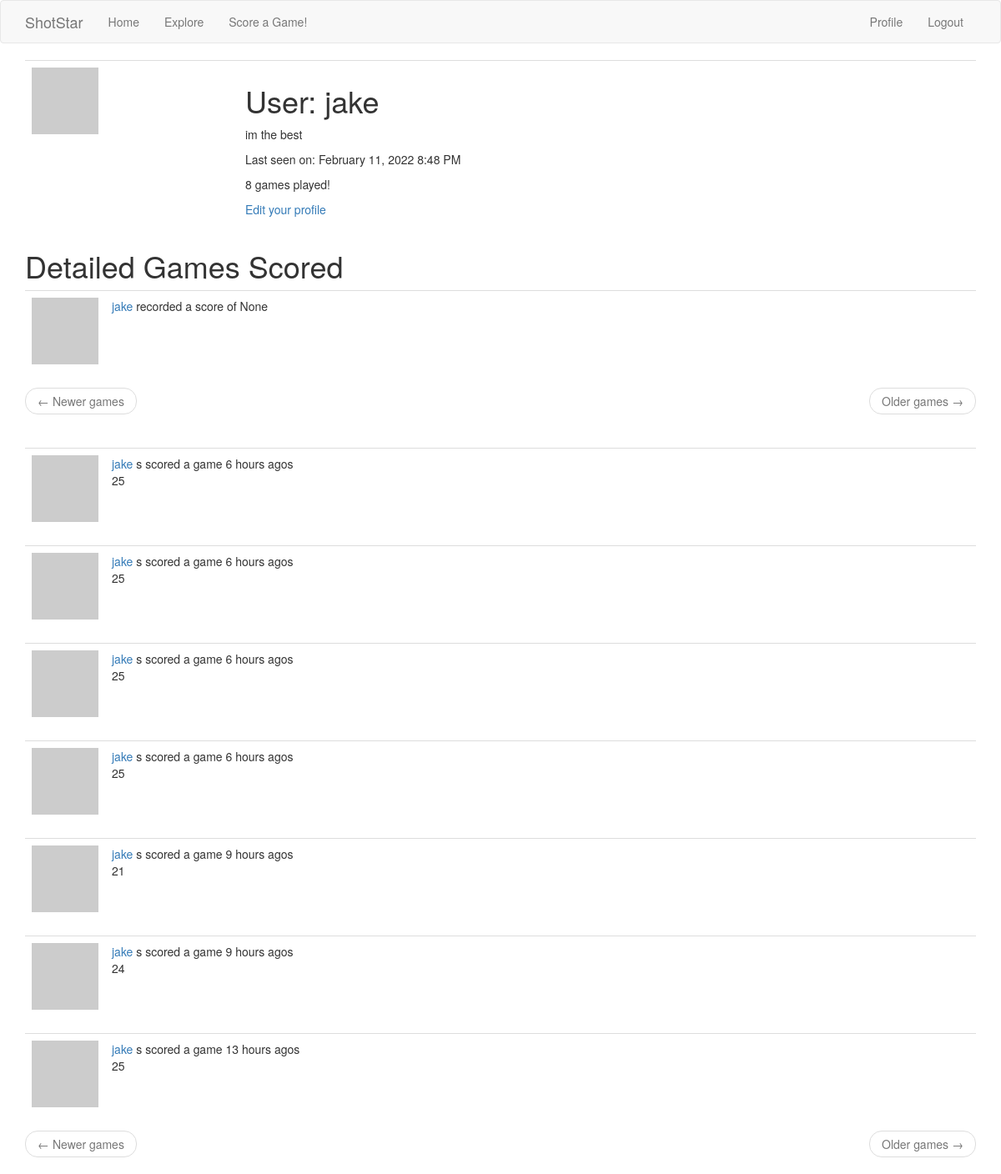
The page /user/jake (signed in) on the database its author committed.
### app/models.py (models this page shows, shortened)
class User(db.Model, UserMixin):
    id = db.Column(db.Integer, primary_key=True)
    username = db.Column(db.String(64), index=True, unique=True)
    email = db.Column(db.String(120), index=True, unique=True)
    password_hash = db.Column(db.String(128))
    games_played = db.relationship('Game', backref='owner', lazy='dynamic')
    scored_games_played = db.relationship('Scored_Game', backref='owner', lazy='dynamic')
    about_me = db.Column(db.String(140))
    last_seen = db.Column(db.DateTime, default=datetime.utcnow)
    def avatar(self, size):
        digest = md5(self.email.lower().encode('utf-8')).hexdigest()
        return 'https://www.gravatar.com/avatar/{}?d=identicon&s={}'.format(
            digest, size)

class Scored_Game(db.Model):
    id = db.Column(db.Integer, primary_key=True)
    date_played = db.Column(db.Date)
    number_of_players = db.Column(db.Integer)
    starting_position = db.Column(db.Integer)
    auto_or_manual = db.Column(db.Boolean)
    file_name = db.Column(db.String(120))
    timestamp = db.Column(db.DateTime, default=datetime.utcnow)
    score = db.Column(db.Integer, default=0)
    user_id = db.Column(db.Integer, db.ForeignKey('user.id'))

class Game(db.Model):
    id = db.Column(db.Integer, primary_key=True)
    score = db.Column(db.Integer)
    date_played = db.Column(db.Date, index=True)
    timestamp = db.Column(db.DateTime, index=True, default=datetime.utcnow)
    user_id = db.Column(db.Integer, db.ForeignKey('user.id'))

### app/main/routes.py (the view)
@bp.route('/user/<username>')
@login_required
def user(username):
    user = User.query.filter_by(username=username).first_or_404()
    page = request.args.get('page', 1, type=int)
    games = user.games_played.order_by(Game.timestamp.desc()).paginate(page, current_app.config['GAMES_PER_PAGE'],
                                                                       False)
    scored_games = user.scored_games_played.order_by(Scored_Game.timestamp.desc()).paginate(page, current_app.config[
        'GAMES_PER_PAGE'], False)
    games_next_url = url_for('main.user', username=user.username, page=games.next_num) if games.has_next else None
    games_prev_url = url_for('main.user', username=user.username, page=games.prev_num) if games.has_prev else None
    scored_games_next_url = url_for('main.user', username=user.username,
                                    page=scored_games.next_num) if scored_games.has_next else None
    scored_games_prev_url = url_for('main.user', username=user.username,
                                    page=scored_games.prev_num) if scored_games.has_prev else None
    form = EmptyForm()
    return render_template('user.html', user=user, games=games.items, scored_games=scored_games.items,
                           games_next_url=games_next_url, games_prev_url=games_prev_url,
                           scored_games_next_url=scored_games_next_url, scored_games_prev_url=scored_games_prev_url,
                           form=form)

### app/main/routes.py (called while the page is built)
@bp.before_app_request
def before_request():
    if current_user.is_authenticated:
        current_user.last_seen = datetime.utcnow()
        db.session.commit()

### app/models.py (called while the page is built)
@login.user_loader
def load_user(id):
    return User.query.get(int(id))

### app/templates/user.html
{% extends "base.html" %}
{% block app_content %}
    <table class="table table-hover">
        <tr>
            <td width="256px"><img src="{{ user.avatar(256) }}"></td>
            <td>
                <h1>User: {{ user.username }}</h1>
                {% if user.about_me %}<p>{{ user.about_me }}</p>{% endif %}
                {% if user.last_seen %}<p>Last seen on: {{ moment(user.last_seen).format('LLL') }}</p>{% endif %}
                <p>{{ user.games_played.count() + user.scored_games_played.count() }} games played!</p>
                {% if user == current_user %}
                <p><a href="{{ url_for('main.edit_profile') }}">Edit your profile</a></p>
                {% endif %}
            </td>
        </tr>
    </table>
    {% for scored_game in scored_games %}
        {% include '_scored_game.html' %}
    {% endfor %}
    <nav aria-label="...">
        <ul class="pager">
            <li class="previous{% if not scored_games_prev_url %} disabled{% endif %}">
                <a href="{{ scored_games_prev_url or '#' }}">
                    <span aria-hidden="true">&larr;</span> Newer games
                </a>
            </li>
            <li class="next{% if not scored_games_next_url %} disabled{% endif %}">
                <a href="{{ scored_games_next_url or '#' }}">
                    Older games <span aria-hidden="true">&rarr;</span>
                </a>
            </li>
        </ul>
    </nav>
    <br>
    {% for game in games %}
        {% include '_game.html' %}
    {% endfor %}
    <nav aria-label="...">
        <ul class="pager">
            <li class="previous{% if not games_prev_url %} disabled{% endif %}">
                <a href="{{ games_prev_url or '#' }}">
                    <span aria-hidden="true">&larr;</span> Newer games
                </a>
            </li>
            <li class="next{% if not games_next_url %} disabled{% endif %}">
                <a href="{{ games_next_url or '#' }}">
                    Older games <span aria-hidden="true">&rarr;</span>
                </a>
            </li>
        </ul>
    </nav>
{% endblock %}

### app/templates/base.html (shortened to what this page needs)
{% extends 'bootstrap/base.html' %}
{% block navbar %}
    <nav class="navbar navbar-default">
        <div class="container">
            <div class="navbar-header">
                <a class="navbar-brand" href="{{ url_for('main.index') }}">ShotStar</a>
            </div>
            <div class="collapse navbar-collapse" id="bs-example-navbar-collapse-1">
                <ul class="nav navbar-nav">
                    <li><a href="{{ url_for('main.index') }}">Home</a></li>
                    <li><a href="{{ url_for('main.explore') }}">Explore</a></li>
                    <li><a href="{{ url_for('main.score_game') }}">Score a Game!</a></li>
                </ul>
                <ul class="nav navbar-nav navbar-right">
                    {% if current_user.is_anonymous %}
                    <li><a href="{{ url_for('auth.login') }}">Login</a></li>
                    {% else %}
                    <li><a href="{{ url_for('main.user', username=current_user.username) }}">Profile</a></li>
                    <li><a href="{{ url_for('auth.logout') }}">Logout</a></li>
                    {% endif %}
                </ul>
            </div>
        </div>
    </nav>
{% endblock %}
{% block content %}
    <div class="container">
        {% block app_content %}{% endblock %}
    </div>
{% endblock %}

### app/templates/_scored_game.html (shortened to what this page needs)
<table class="table table-hover">
    <tr>
        <td width="70px">
            <a href="{{ url_for('main.user', username=scored_game.owner.username) }}">
                <img src="{{ scored_game.owner.avatar(70) }}"/>
            </a>
        </td>
        <h1>Detailed Games Scored</h1>
        <td>
            {{ user_link }} recorded a score of <span id="scored_game{{ scored_game.id }}">{{ scored_game.score }}</span>
            <br>
        </td>
    </tr>
</table>

### app/templates/_game.html (shortened to what this page needs)
<table class="table table-hover">
    <tr>
        <td width="70px">
            <a href="{{ url_for('main.user', username=game.owner.username) }}">
                <img src="{{ game.owner.avatar(70) }}"/>
            </a>
        </td>
        <td>
            {{ user_link }}s scored a game {{ moment(game.timestamp).fromNow() }}s
            <br>
            <span id="game{{ game.id }}">{{ game.score }}</span>
        </td>
    </tr>
</table>

### rows shown on the page
User: username "jake", about_me "im the best", last_seen "February 11, 2022 8:48 PM"
Scored_Game: user_link "jake", score "None"
Game: user_link "jake", timestamp "6 hours ago", score "25"
Game: user_link "jake", timestamp "6 hours ago", score "25"
Game: user_link "jake", timestamp "6 hours ago", score "25"
Game: user_link "jake", timestamp "6 hours ago", score "25"
Game: user_link "jake", timestamp "9 hours ago", score "21"
Game: user_link "jake", timestamp "9 hours ago", score "24"
Game: user_link "jake", timestamp "13 hours ago", score "25"

### other values the page prints
{{ user.games_played.count() + user.scored_games_played.count() }} "8"
